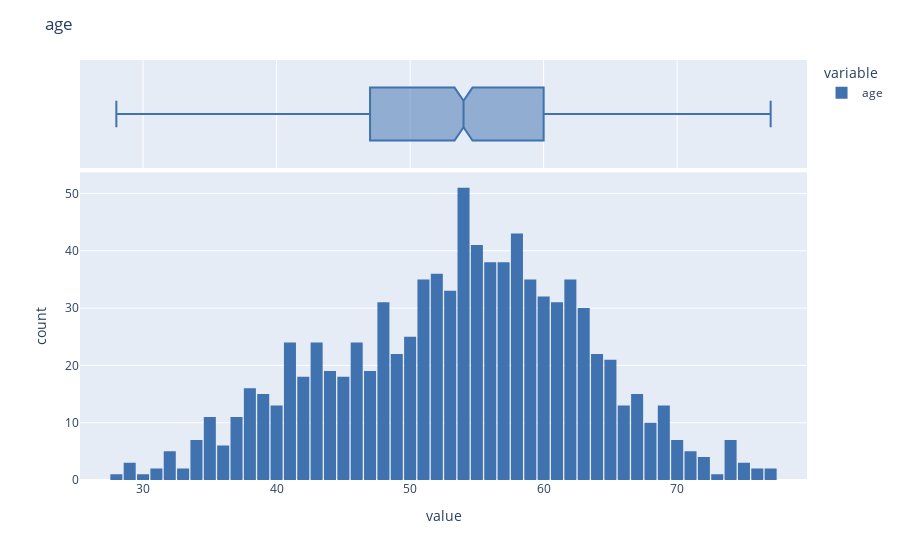
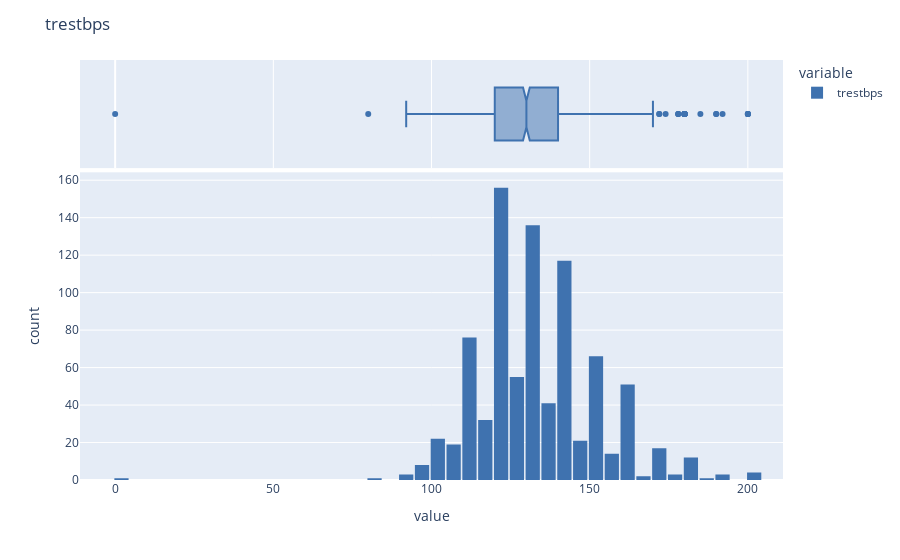
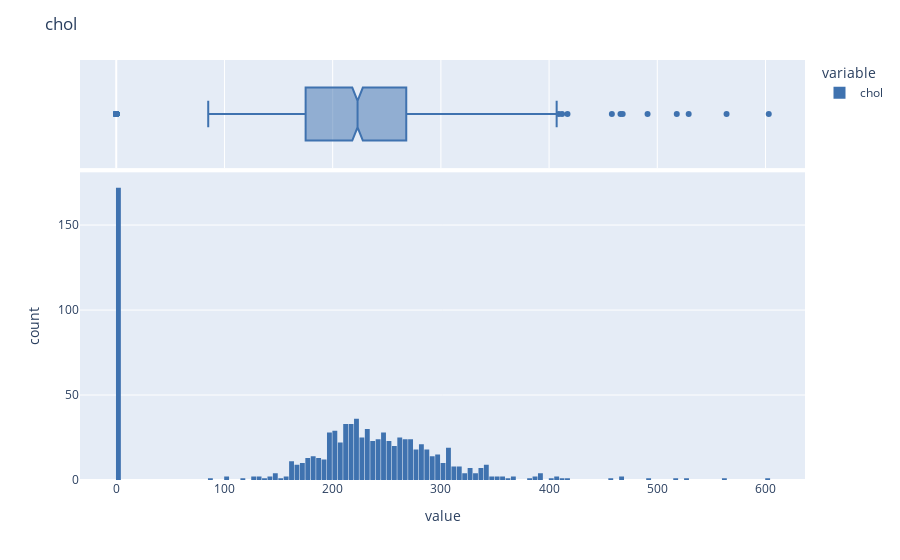
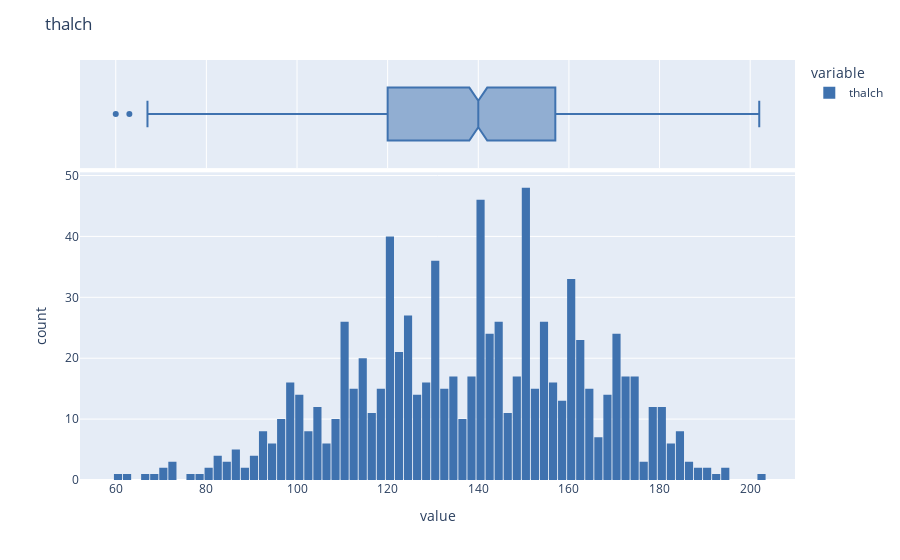

Notebook cell for these charts, in order:
### Markdown cell above
> 심전도 수치가 비정상적인 수치로 보여 결측치 처리

### Code cell
for fig, col in enumerate((numeric_df)):
    fig = px.histogram(numeric_df[col],
                       marginal = 'box',
                       color_discrete_sequence = ["#3F72AF"],
                       nbins = df[col].nunique())
    fig.update_layout(title = col, bargap = 0.1)
    fig.show()

### Figure 1 — Plotly figure (JSON) as saved in the notebook; plotly's stock layout.template omitted (floating-point values rounded to 4 significant figures; data arrays with more than 128 entries replaced by an {"elided": "..."} marker saying what was removed)
{"data": [{"alignmentgroup": "True", "bingroup": "x", "hovertemplate": "variable=age<br>value=%{x}<br>count=%{y}<extra></extra>", "legendgroup": "age", "marker": {"color": "#3F72AF", "pattern": {"shape": ""}}, "name": "age", "nbinsx": 50, "offsetgroup": "age", "orientation": "v", "showlegend": true, "type": "histogram", "x": {"elided": "920 int values"}, "xaxis": "x", "yaxis": "y"}, {"alignmentgroup": "True", "hovertemplate": "variable=age<br>value=%{x}<extra></extra>", "legendgroup": "age", "marker": {"color": "#3F72AF"}, "name": "age", "notched": true, "offsetgroup": "age", "showlegend": false, "type": "box", "x": {"elided": "920 int values"}, "xaxis": "x2", "yaxis": "y2"}], "layout": {"bargap": 0.1, "barmode": "relative", "legend": {"title": {"text": "variable"}, "tracegroupgap": 0}, "margin": {"t": 60}, "title": {"text": "age"}, "xaxis": {"anchor": "y", "domain": [0, 1], "title": {"text": "value"}}, "xaxis2": {"anchor": "y2", "domain": [0, 1], "matches": "x", "showgrid": true, "showticklabels": false}, "yaxis": {"anchor": "x", "domain": [0, 0.7326], "title": {"text": "count"}}, "yaxis2": {"anchor": "x2", "domain": [0.7426, 1], "matches": "y2", "showgrid": false, "showline": false, "showticklabels": false, "ticks": ""}}}

### Figure 2 — Plotly figure (JSON) as saved in the notebook; plotly's stock layout.template omitted (floating-point values rounded to 4 significant figures; data arrays with more than 128 entries replaced by an {"elided": "..."} marker saying what was removed)
{"data": [{"alignmentgroup": "True", "bingroup": "x", "hovertemplate": "variable=trestbps<br>value=%{x}<br>count=%{y}<extra></extra>", "legendgroup": "trestbps", "marker": {"color": "#3F72AF", "pattern": {"shape": ""}}, "name": "trestbps", "nbinsx": 60, "offsetgroup": "trestbps", "orientation": "v", "showlegend": true, "type": "histogram", "x": {"elided": "920 int values"}, "xaxis": "x", "yaxis": "y"}, {"alignmentgroup": "True", "hovertemplate": "variable=trestbps<br>value=%{x}<extra></extra>", "legendgroup": "trestbps", "marker": {"color": "#3F72AF"}, "name": "trestbps", "notched": true, "offsetgroup": "trestbps", "showlegend": false, "type": "box", "x": {"elided": "920 int values"}, "xaxis": "x2", "yaxis": "y2"}], "layout": {"bargap": 0.1, "barmode": "relative", "legend": {"title": {"text": "variable"}, "tracegroupgap": 0}, "margin": {"t": 60}, "title": {"text": "trestbps"}, "xaxis": {"anchor": "y", "domain": [0, 1], "title": {"text": "value"}}, "xaxis2": {"anchor": "y2", "domain": [0, 1], "matches": "x", "showgrid": true, "showticklabels": false}, "yaxis": {"anchor": "x", "domain": [0, 0.7326], "title": {"text": "count"}}, "yaxis2": {"anchor": "x2", "domain": [0.7426, 1], "matches": "y2", "showgrid": false, "showline": false, "showticklabels": false, "ticks": ""}}}

### Figure 3 — Plotly figure (JSON) as saved in the notebook; plotly's stock layout.template omitted (floating-point values rounded to 4 significant figures; data arrays with more than 128 entries replaced by an {"elided": "..."} marker saying what was removed)
{"data": [{"alignmentgroup": "True", "bingroup": "x", "hovertemplate": "variable=chol<br>value=%{x}<br>count=%{y}<extra></extra>", "legendgroup": "chol", "marker": {"color": "#3F72AF", "pattern": {"shape": ""}}, "name": "chol", "nbinsx": 216, "offsetgroup": "chol", "orientation": "v", "showlegend": true, "type": "histogram", "x": {"elided": "920 int values"}, "xaxis": "x", "yaxis": "y"}, {"alignmentgroup": "True", "hovertemplate": "variable=chol<br>value=%{x}<extra></extra>", "legendgroup": "chol", "marker": {"color": "#3F72AF"}, "name": "chol", "notched": true, "offsetgroup": "chol", "showlegend": false, "type": "box", "x": {"elided": "920 int values"}, "xaxis": "x2", "yaxis": "y2"}], "layout": {"bargap": 0.1, "barmode": "relative", "legend": {"title": {"text": "variable"}, "tracegroupgap": 0}, "margin": {"t": 60}, "title": {"text": "chol"}, "xaxis": {"anchor": "y", "domain": [0, 1], "title": {"text": "value"}}, "xaxis2": {"anchor": "y2", "domain": [0, 1], "matches": "x", "showgrid": true, "showticklabels": false}, "yaxis": {"anchor": "x", "domain": [0, 0.7326], "title": {"text": "count"}}, "yaxis2": {"anchor": "x2", "domain": [0.7426, 1], "matches": "y2", "showgrid": false, "showline": false, "showticklabels": false, "ticks": ""}}}

### Figure 4 — Plotly figure (JSON) as saved in the notebook; plotly's stock layout.template omitted (floating-point values rounded to 4 significant figures; data arrays with more than 128 entries replaced by an {"elided": "..."} marker saying what was removed)
{"data": [{"alignmentgroup": "True", "bingroup": "x", "hovertemplate": "variable=thalch<br>value=%{x}<br>count=%{y}<extra></extra>", "legendgroup": "thalch", "marker": {"color": "#3F72AF", "pattern": {"shape": ""}}, "name": "thalch", "nbinsx": 119, "offsetgroup": "thalch", "orientation": "v", "showlegend": true, "type": "histogram", "x": {"elided": "920 int values"}, "xaxis": "x", "yaxis": "y"}, {"alignmentgroup": "True", "hovertemplate": "variable=thalch<br>value=%{x}<extra></extra>", "legendgroup": "thalch", "marker": {"color": "#3F72AF"}, "name": "thalch", "notched": true, "offsetgroup": "thalch", "showlegend": false, "type": "box", "x": {"elided": "920 int values"}, "xaxis": "x2", "yaxis": "y2"}], "layout": {"bargap": 0.1, "barmode": "relative", "legend": {"title": {"text": "variable"}, "tracegroupgap": 0}, "margin": {"t": 60}, "title": {"text": "thalch"}, "xaxis": {"anchor": "y", "domain": [0, 1], "title": {"text": "value"}}, "xaxis2": {"anchor": "y2", "domain": [0, 1], "matches": "x", "showgrid": true, "showticklabels": false}, "yaxis": {"anchor": "x", "domain": [0, 0.7326], "title": {"text": "count"}}, "yaxis2": {"anchor": "x2", "domain": [0.7426, 1], "matches": "y2", "showgrid": false, "showline": false, "showticklabels": false, "ticks": ""}}}
